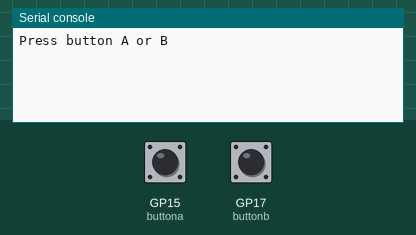
Simulated run of this program. Board: Raspberry Pi Pico running CircuitPython. Shown: the last lines printed to the serial console. The test bench sets the inputs (shaded band); at power-on: GP15 (buttona) LOW, GP17 (buttonb) LOW.

Above: at 1.2 s.
1.3 s: GP15 (buttona) pulled HIGH for 0.15 s
At 2.5 s:
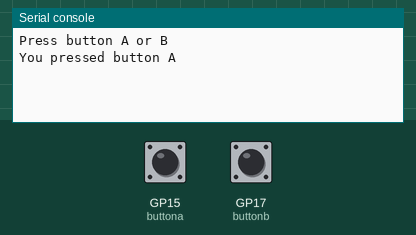
2.9 s: GP17 (buttonb) pulled HIGH for 0.15 s
At 4.0 s:
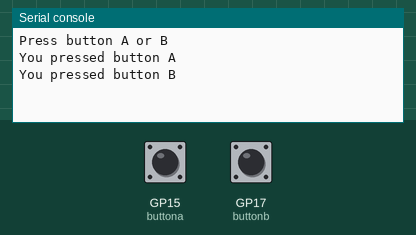

Measured:
- after the input at 1.3 s, the serial console: prints a new line at once (image 1)
- after the input at 2.9 s, the serial console: prints a new line at once (image 2)

The program:

button_reference.py
```python
# Input button A and B test code
# Button A: GP15
# Button B: GP17

# https://github.com/ssis-aa/rvr2023/blob/main/circuitpython/apps/button_reference.py

import time
import board
import digitalio

buttona = digitalio.DigitalInOut(board.GP15)
buttonb = digitalio.DigitalInOut(board.GP17)

print("Press button A or B")

while True:
    if buttona.value:
        print("You pressed button A")
        time.sleep(0.5)
    if buttonb.value:
        print("You pressed button B")
        time.sleep(0.5)
```
